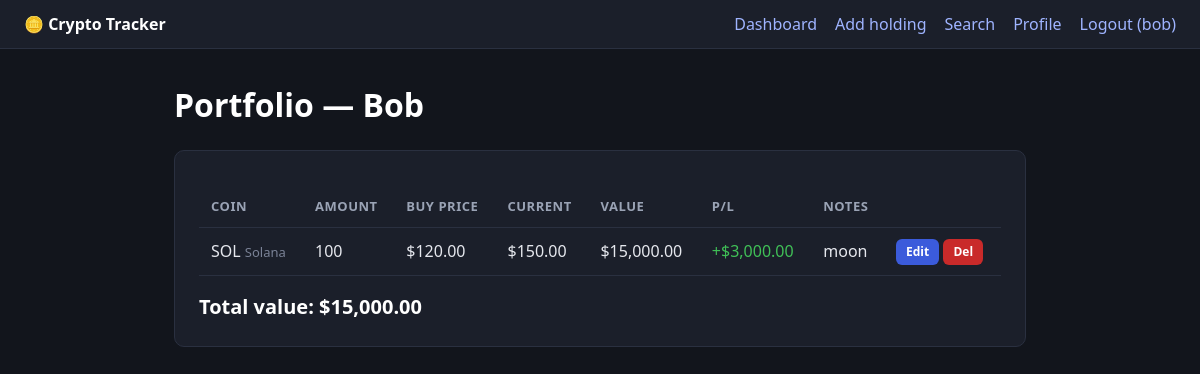
Page /dashboard.php (signed in) on the committed database.
### tables this page shows
CREATE TABLE users (
    id            INT AUTO_INCREMENT PRIMARY KEY,
    username      VARCHAR(50) UNIQUE NOT NULL,
    password      VARCHAR(255) NOT NULL,        
    display_name  VARCHAR(100) DEFAULT '',      
    created_at    TIMESTAMP DEFAULT CURRENT_TIMESTAMP
);

CREATE TABLE holdings (
    id        INT AUTO_INCREMENT PRIMARY KEY,
    user_id   INT NOT NULL,
    coin_id   INT NOT NULL,
    amount    DECIMAL(18,8) NOT NULL,
    buy_price DECIMAL(18,2) NOT NULL,
    notes     TEXT DEFAULT '',        
    FOREIGN KEY (user_id) REFERENCES users(id),
    FOREIGN KEY (coin_id) REFERENCES coins(id)
);

CREATE TABLE coins (
    id      INT AUTO_INCREMENT PRIMARY KEY,
    symbol  VARCHAR(10) NOT NULL,    
    name    VARCHAR(50) NOT NULL,
    price   DECIMAL(18,2) NOT NULL   
);

### dashboard.php (the view, shortened to what this page needs)
<?php
require 'config.php';
$uid = $_GET['user_id'] ?? $_SESSION['user_id'];
$ures = mysqli_query($conn, "SELECT * FROM users WHERE id = $uid");
$viewed = $ures ? mysqli_fetch_assoc($ures) : null;
$q = "SELECT h.*, c.symbol, c.name AS coin_name, c.price AS current_price
      FROM holdings h
      JOIN coins c ON c.id = h.coin_id
      WHERE h.user_id = $uid
      ORDER BY h.id";
$res = mysqli_query($conn, $q);
$total = 0.0;
$rows  = [];
if ($res) {
    while ($r = mysqli_fetch_assoc($res)) {
        $r['value'] = $r['amount'] * $r['current_price'];
        $r['pl']    = ($r['current_price'] - $r['buy_price']) * $r['amount'];
        $total += $r['value'];
        $rows[] = $r;
    }
}
?>
<!doctype html>
<html>
<head>
  <link rel="stylesheet" href="style.css">
</head>
<body>
  <div class="nav">
    <span class="brand">🪙 Crypto Tracker</span>
    <a href="dashboard.php">Dashboard</a>
    <a href="add_holding.php">Add holding</a>
    <a href="search.php">Search</a>
    <a href="profile.php">Profile</a>
    <a href="logout.php">Logout (<?php echo $_SESSION['username']; ?>)</a>
  </div>
  <div class="wrap">
    <h1>Portfolio — <?php echo $viewed ? $viewed['display_name'] : 'Unknown'; ?></h1>
    <div class="card">
      <?php if (!$rows): ?>
        <p class="muted">No holdings yet. <a class="link" href="add_holding.php">Add one</a>.</p>
      <?php else: ?>
      <table>
        <tr>
          <th>Coin</th><th>Amount</th><th>Buy price</th><th>Current</th>
          <th>Value</th><th>P/L</th><th>Notes</th><th></th>
        </tr>
        <?php foreach ($rows as $r): ?>
        <tr>
          <td><?php echo $r['symbol']; ?> <span class="muted"><?php echo $r['coin_name']; ?></span></td>
          <td><?php echo rtrim(rtrim($r['amount'], '0'), '.'); ?></td>
          <td>$<?php echo number_format($r['buy_price'], 2); ?></td>
          <td>$<?php echo number_format($r['current_price'], 2); ?></td>
          <td>$<?php echo number_format($r['value'], 2); ?></td>
          <td class="<?php echo $r['pl'] >= 0 ? 'profit' : 'loss'; ?>">
            <?php echo ($r['pl'] >= 0 ? '+' : '') . '$' . number_format($r['pl'], 2); ?>
          </td>
          <td><?php echo $r['notes']; ?></td>
          <td>
            <a class="btn btn-sm" href="edit_holding.php?id=<?php echo $r['id']; ?>">Edit</a>
            <a class="btn btn-sm btn-danger" href="delete_holding.php?id=<?php echo $r['id']; ?>">Del</a>
          </td>
        </tr>
        <?php endforeach; ?>
      </table>
      <div class="total">Total value: $<?php echo number_format($total, 2); ?></div>
      <?php endif; ?>
    </div>
  </div>
</body>
</html>

### style.css (style rules this page uses)
* { box-sizing: border-box; }
body { margin: 0; font-family: system-ui, -apple-system, Segoe UI, Roboto, sans-serif; background: #12151c; color: #e6e8ee; line-height: 1.5; }
.nav { background: #1b1f2a; border-bottom: 1px solid #2a3040; padding: 12px 24px; display: flex; gap: 18px; align-items: center; }
.nav a { color: #9fb4ff; text-decoration: none; font-weight: 500; }
.nav .brand { font-weight: 700; color: #fff; margin-right: auto; }
.wrap { max-width: 900px; margin: 32px auto; padding: 0 24px; }
h1, h2 { color: #fff; font-weight: 600; }
.card { background: #1b1f2a; border: 1px solid #2a3040; border-radius: 10px; padding: 24px; margin-bottom: 24px; }
button, .btn { display: inline-block; margin-top: 16px; padding: 9px 18px; background: #3b5bdb; color: #fff; border: none; border-radius: 6px; font-size: 14px; font-weight: 600; cursor: pointer; text-decoration: none; }
.btn-danger { background: #c92a2a; }
.btn-sm { padding: 4px 10px; font-size: 12px; margin-top: 0; }
table { width: 100%; border-collapse: collapse; margin-top: 12px; }
th, td { padding: 10px 12px; text-align: left; border-bottom: 1px solid #2a3040; }
th { color: #9aa3b5; font-size: 13px; text-transform: uppercase; letter-spacing: .04em; }
.total { font-size: 20px; font-weight: 700; color: #fff; margin-top: 16px; }
.profit { color: #40c057; }
.muted { color: #7a8296; font-size: 13px; }

### rows in the picture
users: display_name "Bob"
holdings: coin.symbol "SOL", coin.name "Solana", amount "100", buy_price "120.00", coin.price "150.00", value "15,000.00", pl "3,000.00", notes "moon"

### other values in the picture
$_SESSION['username'] "bob"
$total "15,000.00"
